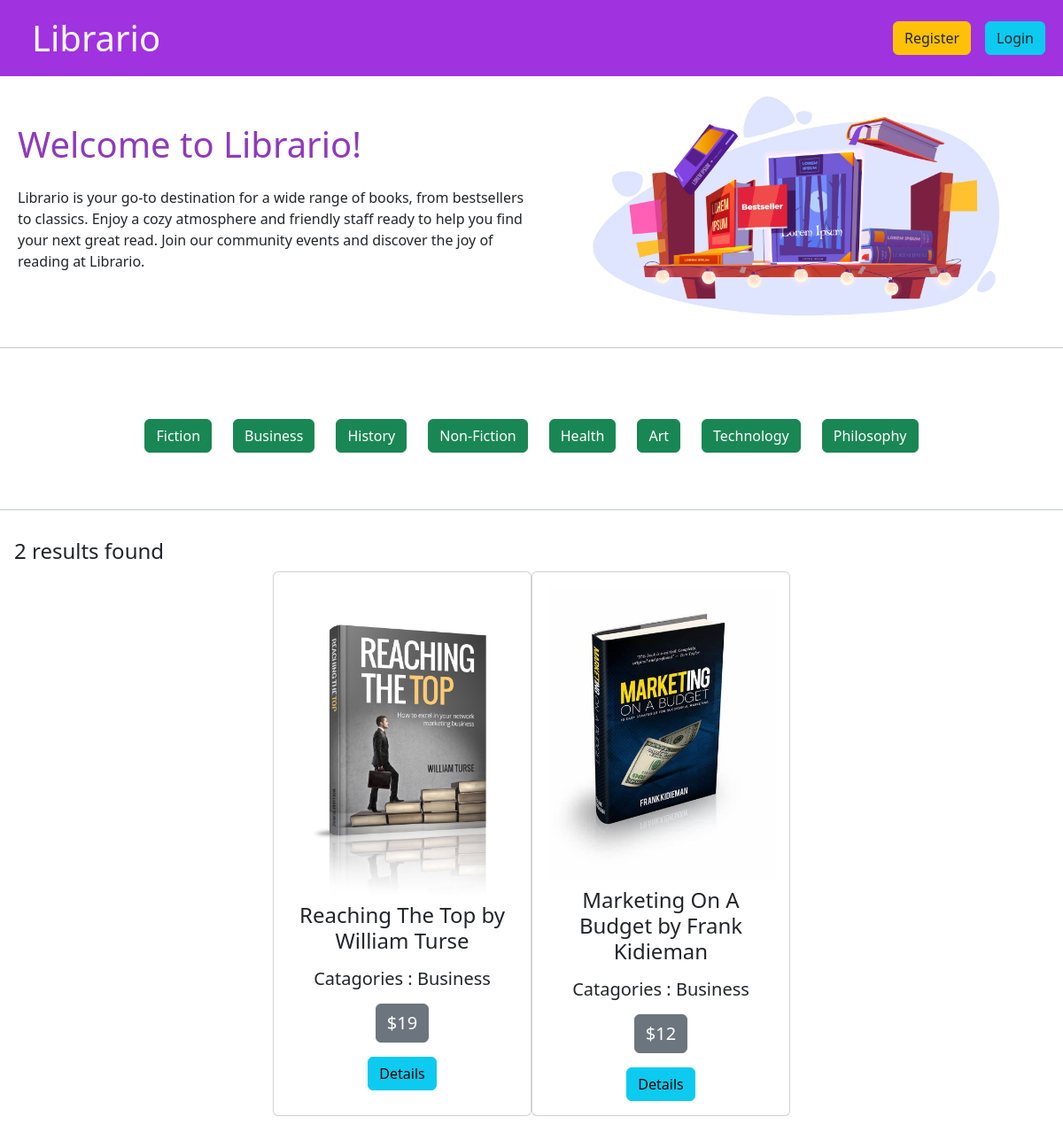
/catagory/business, run on the app's committed database.
### catagories/models.py (models this page shows, shortened)
class catagories(models.Model):
    name = models.CharField(max_length=50)
    slug = models.SlugField(max_length=100, null=True, blank=True, unique=True)

### books/models.py (models this page shows, shortened)
class books_model(models.Model):
    name = models.CharField(max_length=50)
    description = models.TextField()
    price = models.IntegerField()
    catagories = models.ForeignKey(catagories,on_delete=models.CASCADE, null=True, blank=True)
    image = models.ImageField(upload_to='books/media/uploads/', blank = True, null = True)
    quantity = models.PositiveIntegerField(blank=True, null= True)

### librario/views.py (the view)
# urls.py: 2. Add a URL to urlpatterns:  path('', views.home, name='home')
def home(request,catagory_slug = None):
    data = books_model.objects.all()
    if catagory_slug is not None:
        book_catagory = catagories.objects.get(slug = catagory_slug)
        data = books_model.objects.filter(catagories = book_catagory)
    catagory = catagories.objects.all()
    return render(request,"home.html",{'data' : data, 'catagories' : catagory})

### templates/home.html (shortened to what this page needs)
{% extends 'base.html' %}
{% load static %}
{% block content %}
<div class="librario-intro" style="display: flex; align-items: center;">
    <div class="left-text" style="flex: 1; padding: 20px;">
        <h1 style="color: rgb(141 59 188);">Welcome to Librario!</h1>
        <p class="pt-3">Librario is your go-to destination for a wide range of books, from bestsellers to classics. Enjoy a cozy atmosphere and friendly staff ready to help you find your next great read. Join our community events and discover the joy of reading at Librario.</p>
    </div>
    <div class="right-image" style="flex: 1;">
        <img src="{% static 'banner_right.jpg' %}" alt="Book Image" style="max-width: 100%; height: auto;">
    </div>
</div>
<hr>
<div class="container p-5 text-center">
    <div class="pt-3 d-flex flex-wrap justify-content-center gap-4">
        {% for cat in catagories %}
            <a href="{% url 'catagory_wise_books' cat.slug %}" class="btn btn-success text-white">{{cat.name}}</a>
        {% endfor %}
    </div>
</div>
<hr>
<div class="col-12 p-3">
    <h4>{{data | length }} results found</h4>
    <div class="d-flex flex-wrap justify-content-center">
      {% for books in data %}
      <div class="card mb-3 col-3">
          <div class="card-body text-center">
            <img src="{{books.image.url}}" class="card-img-top mb-2" alt="...">
            <h4 class="card-title ">{{books.name}}</h4>
            <p class="card-text "><h5>Catagories : {{books.catagories.name}} </h5></p>
            <p class="card-text "><b class="btn btn-secondary text-white fs-5"> ${{books.price}}</b></p>
            <a href="{% url 'details' books.id %}" class="btn btn-info m-auto" style="text-decoration: none;">Details</a>
          </div>
      </div>
      {% endfor %}
{% endblock %}

### templates/base.html (shortened to what this page needs)
<!DOCTYPE html>
<html lang="en">
<head>
    <link href="https://cdn.jsdelivr.net/npm/bootstrap@5.3.3/dist/css/bootstrap.min.css"
     rel="stylesheet"
>
</head>
<body >
    <nav class="navbar navbar-expand-lg navbar-dark" style="background-color: rgb(160 50 223);">
        <div class="container-fluid">
          <a class="navbar-brand text-white mx-4" href="{% url 'home' %}" style="font-size:40px;">Librario</a>
          <div class="collapse navbar-collapse" id="navbarSupportedContent">
            <ul class="navbar-nav ms-auto mb-2 mb-lg-0">
              {% if request.user.is_authenticated %}
                  <li class="nav-item">
                    <a class="nav-link" aria-current="page" href="{% url 'account' %}"><button class="btn btn-info text-white">Profile</button></a>
                  </li>
                  <li class="nav-item">
                    <a class="nav-link" aria-current="page" href="{% url 'logout' %}"><button class="btn btn-info text-white">Log Out</button></a>
                  </li>
              {% else %}
                  <li class="nav-item">
                    <a class="nav-link" aria-current="page" href="{% url 'register' %}"><button class="btn btn-warning text-dark">Register</button></a>
                  </li>
                  <li class="nav-item">
                    <a class="nav-link" aria-current="page" href="{% url 'login' %}"><button class="btn btn-info text-dark">Login</button></a>
                  </li>
              {% endif %}
            </ul>
          </div>
        </div>
      </nav>
      {% block content %}
      {% endblock %}
</body>
</html>

### data on the page
catagories: name "Fiction"
catagories: name "Business"
catagories: name "History"
catagories: name "Non-Fiction"
catagories: name "Health"
catagories: name "Art"
catagories: name "Technology"
catagories: name "Philosophy"
books_model: image (picture), name "Reaching The Top by William Turse", catagories.name "Business", price "19"
books_model: image (picture), name "Marketing On A Budget by Frank Kidieman", catagories.name "Business", price "12"

### other printed values
{{ data | length }} "2"
